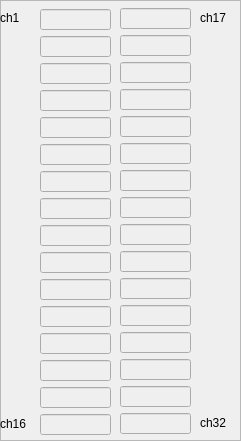
   <widget class="QFrame" name="frame_3">
    <property name="geometry">
     <rect>
      <x>280</x>
      <y>280</y>
      <width>241</width>
      <height>441</height>
     </rect>
    </property>
    <property name="frameShape">
     <enum>QFrame::StyledPanel</enum>
    </property>
    <property name="frameShadow">
     <enum>QFrame::Raised</enum>
    </property>
    <widget class="QLineEdit" name="lineEdit_ch_3_hex">
     <property name="enabled">
      <bool>false</bool>
     </property>
     <property name="geometry">
      <rect>
       <x>40</x>
       <y>63</y>
       <width>71</width>
       <height>21</height>
      </rect>
     </property>
    </widget>
    <widget class="QLineEdit" name="lineEdit_ch_31_hex">
     <property name="enabled">
      <bool>false</bool>
     </property>
     <property name="geometry">
      <rect>
       <x>120</x>
       <y>386</y>
       <width>71</width>
       <height>21</height>
      </rect>
     </property>
    </widget>
    <widget class="QLineEdit" name="lineEdit_ch_6_hex">
     <property name="enabled">
      <bool>false</bool>
     </property>
     <property name="geometry">
      <rect>
       <x>40</x>
       <y>144</y>
       <width>71</width>
       <height>21</height>
      </rect>
     </property>
    </widget>
    <widget class="QLineEdit" name="lineEdit_ch_28_hex">
     <property name="enabled">
      <bool>false</bool>
     </property>
     <property name="geometry">
      <rect>
       <x>120</x>
       <y>305</y>
       <width>71</width>
       <height>21</height>
      </rect>
     </property>
    </widget>
    <widget class="QLineEdit" name="lineEdit_ch_25_hex">
     <property name="enabled">
      <bool>false</bool>
     </property>
     <property name="geometry">
      <rect>
       <x>120</x>
       <y>224</y>
       <width>71</width>
       <height>21</height>
      </rect>
     </property>
    </widget>
    <widget class="QLineEdit" name="lineEdit_ch_9_hex">
     <property name="enabled">
      <bool>false</bool>
     </property>
     <property name="geometry">
      <rect>
       <x>40</x>
       <y>225</y>
       <width>71</width>
       <height>21</height>
      </rect>
     </property>
    </widget>
    <widget class="QLineEdit" name="lineEdit_ch_13_hex">
     <property name="enabled">
      <bool>false</bool>
     </property>
     <property name="geometry">
      <rect>
       <x>40</x>
       <y>333</y>
       <width>71</width>
       <height>21</height>
      </rect>
     </property>
    </widget>
    <widget class="QLineEdit" name="lineEdit_ch_19_hex">
     <property name="enabled">
      <bool>false</bool>
     </property>
     <property name="geometry">
      <rect>
       <x>120</x>
       <y>62</y>
       <width>71</width>
       <height>21</height>
      </rect>
     </property>
    </widget>
    <widget class="QLineEdit" name="lineEdit_ch_21_hex">
     <property name="enabled">
      <bool>false</bool>
     </property>
     <property name="geometry">
      <rect>
       <x>120</x>
       <y>116</y>
       <width>71</width>
       <height>21</height>
      </rect>
     </property>
    </widget>
    <widget class="QLineEdit" name="lineEdit_ch_16_hex">
     <property name="enabled">
      <bool>false</bool>
     </property>
     <property name="geometry">
      <rect>
       <x>40</x>
       <y>414</y>
       <width>71</width>
       <height>21</height>
      </rect>
     </property>
    </widget>
    <widget class="QLineEdit" name="lineEdit_ch_5_hex">
     <property name="enabled">
      <bool>false</bool>
     </property>
     <property name="geometry">
      <rect>
       <x>40</x>
       <y>117</y>
       <width>71</width>
       <height>21</height>
      </rect>
     </property>
    </widget>
    <widget class="QLineEdit" name="lineEdit_ch_7_hex">
     <property name="enabled">
      <bool>false</bool>
     </property>
     <property name="geometry">
      <rect>
       <x>40</x>
       <y>171</y>
       <width>71</width>
       <height>21</height>
      </rect>
     </property>
    </widget>
    <widget class="QLineEdit" name="lineEdit_ch_8_hex">
     <property name="enabled">
      <bool>false</bool>
     </property>
     <property name="geometry">
      <rect>
       <x>40</x>
       <y>198</y>
       <width>71</width>
       <height>21</height>
      </rect>
     </property>
    </widget>
    <widget class="QLineEdit" name="lineEdit_ch_22_hex">
     <property name="enabled">
      <bool>false</bool>
     </property>
     <property name="geometry">
      <rect>
       <x>120</x>
       <y>143</y>
       <width>71</width>
       <height>21</height>
      </rect>
     </property>
    </widget>
    <widget class="QLineEdit" name="lineEdit_ch_18_hex">
     <property name="enabled">
      <bool>false</bool>
     </property>
     <property name="geometry">
      <rect>
       <x>120</x>
       <y>35</y>
       <width>71</width>
       <height>21</height>
      </rect>
     </property>
    </widget>
    <widget class="QLineEdit" name="lineEdit_ch_26_hex">
     <property name="enabled">
      <bool>false</bool>
     </property>
     <property name="geometry">
      <rect>
       <x>120</x>
       <y>251</y>
       <width>71</width>
       <height>21</height>
      </rect>
     </property>
    </widget>
    <widget class="QLineEdit" name="lineEdit_ch_10_hex">
     <property name="enabled">
      <bool>false</bool>
     </property>
     <property name="geometry">
      <rect>
       <x>40</x>
       <y>252</y>
       <width>71</width>
       <height>21</height>
      </rect>
     </property>
    </widget>
    <widget class="QLineEdit" name="lineEdit_ch_15_hex">
     <property name="enabled">
      <bool>false</bool>
     </property>
     <property name="geometry">
      <rect>
       <x>40</x>
       <y>387</y>
       <width>71</width>
       <height>21</height>
      </rect>
     </property>
    </widget>
    <widget class="QLineEdit" name="lineEdit_ch_20_hex">
     <property name="enabled">
      <bool>false</bool>
     </property>
     <property name="geometry">
      <rect>
       <x>120</x>
       <y>89</y>
       <width>71</width>
       <height>21</height>
      </rect>
     </property>
    </widget>
    <widget class="QLineEdit" name="lineEdit_ch_29_hex">
     <property name="enabled">
      <bool>false</bool>
     </property>
     <property name="geometry">
      <rect>
       <x>120</x>
       <y>332</y>
       <width>71</width>
       <height>21</height>
      </rect>
     </property>
    </widget>
    <widget class="QLineEdit" name="lineEdit_ch_24_hex">
     <property name="enabled">
      <bool>false</bool>
     </property>
     <property name="geometry">
      <rect>
       <x>120</x>
       <y>197</y>
       <width>71</width>
       <height>21</height>
      </rect>
     </property>
    </widget>
    <widget class="QLineEdit" name="lineEdit_ch_27_hex">
     <property name="enabled">
      <bool>false</bool>
     </property>
     <property name="geometry">
      <rect>
       <x>120</x>
       <y>278</y>
       <width>71</width>
       <height>21</height>
      </rect>
     </property>
    </widget>
    <widget class="QLineEdit" name="lineEdit_ch_11_hex">
     <property name="enabled">
      <bool>false</bool>
     </property>
     <property name="geometry">
      <rect>
       <x>40</x>
       <y>279</y>
       <width>71</width>
       <height>21</height>
      </rect>
     </property>
    </widget>
    <widget class="QLineEdit" name="lineEdit_ch_1_hex">
     <property name="enabled">
      <bool>false</bool>
     </property>
     <property name="geometry">
      <rect>
       <x>40</x>
       <y>9</y>
       <width>71</width>
       <height>21</height>
      </rect>
     </property>
    </widget>
    <widget class="QLineEdit" name="lineEdit_ch_2_hex">
     <property name="enabled">
      <bool>false</bool>
     </property>
     <property name="geometry">
      <rect>
       <x>40</x>
       <y>36</y>
       <width>71</width>
       <height>21</height>
      </rect>
     </property>
    </widget>
    <widget class="QLineEdit" name="lineEdit_ch_4_hex">
     <property name="enabled">
      <bool>false</bool>
     </property>
     <property name="geometry">
      <rect>
       <x>40</x>
       <y>90</y>
       <width>71</width>
       <height>21</height>
      </rect>
     </property>
    </widget>
    <widget class="QLineEdit" name="lineEdit_ch_32_hex">
     <property name="enabled">
      <bool>false</bool>
     </property>
     <property name="geometry">
      <rect>
       <x>120</x>
       <y>413</y>
       <width>71</width>
       <height>21</height>
      </rect>
     </property>
    </widget>
    <widget class="QLineEdit" name="lineEdit_ch_12_hex">
     <property name="enabled">
      <bool>false</bool>
     </property>
     <property name="geometry">
      <rect>
       <x>40</x>
       <y>306</y>
       <width>71</width>
       <height>21</height>
      </rect>
     </property>
    </widget>
    <widget class="QLineEdit" name="lineEdit_ch_23_hex">
     <property name="enabled">
      <bool>false</bool>
     </property>
     <property name="geometry">
      <rect>
       <x>120</x>
       <y>170</y>
       <width>71</width>
       <height>21</height>
      </rect>
     </property>
    </widget>
    <widget class="QLineEdit" name="lineEdit_ch_14_hex">
     <property name="enabled">
      <bool>false</bool>
     </property>
     <property name="geometry">
      <rect>
       <x>40</x>
       <y>360</y>
       <width>71</width>
       <height>21</height>
      </rect>
     </property>
    </widget>
    <widget class="QLineEdit" name="lineEdit_ch_30_hex">
     <property name="enabled">
      <bool>false</bool>
     </property>
     <property name="geometry">
      <rect>
       <x>120</x>
       <y>359</y>
       <width>71</width>
       <height>21</height>
      </rect>
     </property>
    </widget>
    <widget class="QLineEdit" name="lineEdit_ch_17_hex">
     <property name="enabled">
      <bool>false</bool>
     </property>
     <property name="geometry">
      <rect>
       <x>120</x>
       <y>8</y>
       <width>71</width>
       <height>21</height>
      </rect>
     </property>
    </widget>
    <widget class="QLabel" name="label_14">
     <property name="geometry">
      <rect>
       <x>200</x>
       <y>10</y>
       <width>41</width>
       <height>16</height>
      </rect>
     </property>
     <property name="text">
      <string>ch17</string>
     </property>
    </widget>
    <widget class="QLabel" name="label_15">
     <property name="geometry">
      <rect>
       <x>200</x>
       <y>415</y>
       <width>41</width>
       <height>16</height>
      </rect>
     </property>
     <property name="text">
      <string>ch32</string>
     </property>
    </widget>
    <widget class="QLabel" name="label_16">
     <property name="geometry">
      <rect>
       <x>0</x>
       <y>416</y>
       <width>41</width>
       <height>16</height>
      </rect>
     </property>
     <property name="text">
      <string>ch16</string>
     </property>
    </widget>
    <widget class="QLabel" name="label_17">
     <property name="geometry">
      <rect>
       <x>0</x>
       <y>10</y>
       <width>31</width>
       <height>16</height>
      </rect>
     </property>
     <property name="text">
      <string>ch1</string>
     </property>
    </widget>
   </widget>
